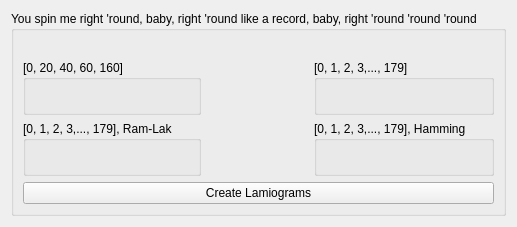
      <widget class="QWidget" name="tab_10">
       <attribute name="title">
        <string>Laminogram</string>
       </attribute>
       <layout class="QGridLayout" name="gridLayout_26">
        <item row="0" column="0">
         <widget class="QGroupBox" name="groupBox_16">
          <property name="title">
           <string>You spin me right 'round, baby, right 'round like a record, baby, right 'round 'round 'round</string>
          </property>
          <layout class="QGridLayout" name="gridLayout_27">
           <item row="1" column="1">
            <widget class="QLabel" name="SLOGLabel">
             <property name="text">
              <string/>
             </property>
             <property name="scaledContents">
              <bool>true</bool>
             </property>
            </widget>
           </item>
           <item row="4" column="0" colspan="3">
            <widget class="QPushButton" name="SinoButton">
             <property name="text">
              <string>Create Lamiograms</string>
             </property>
            </widget>
           </item>
           <item row="2" column="0">
            <widget class="QGroupBox" name="groupBox_17">
             <property name="title">
              <string>[0, 20, 40, 60, 160]</string>
             </property>
             <layout class="QGridLayout" name="gridLayout_28">
              <item row="0" column="0">
               <widget class="QLabel" name="Sino2">
                <property name="text">
                 <string/>
                </property>
                <property name="scaledContents">
                 <bool>true</bool>
                </property>
               </widget>
              </item>
              <item row="0" column="1">
               <widget class="QLabel" name="lamino1">
                <property name="text">
                 <string/>
                </property>
                <property name="scaledContents">
                 <bool>true</bool>
                </property>
               </widget>
              </item>
             </layout>
            </widget>
           </item>
           <item row="2" column="2">
            <widget class="QGroupBox" name="groupBox_18">
             <property name="title">
              <string>[0, 1, 2, 3,..., 179]</string>
             </property>
             <layout class="QGridLayout" name="gridLayout_29">
              <item row="0" column="0">
               <widget class="QLabel" name="Sino">
                <property name="text">
                 <string/>
                </property>
                <property name="scaledContents">
                 <bool>true</bool>
                </property>
               </widget>
              </item>
              <item row="0" column="1">
               <widget class="QLabel" name="lamino2">
                <property name="text">
                 <string/>
                </property>
                <property name="scaledContents">
                 <bool>true</bool>
                </property>
               </widget>
              </item>
             </layout>
            </widget>
           </item>
           <item row="3" column="0">
            <widget class="QGroupBox" name="groupBox_19">
             <property name="title">
              <string>[0, 1, 2, 3,..., 179], Ram-Lak</string>
             </property>
             <layout class="QGridLayout" name="gridLayout_30">
              <item row="0" column="0">
               <widget class="QLabel" name="ramlaklabel">
                <property name="text">
                 <string/>
                </property>
                <property name="scaledContents">
                 <bool>true</bool>
                </property>
               </widget>
              </item>
              <item row="0" column="1">
               <widget class="QLabel" name="ramlaklamino">
                <property name="text">
                 <string/>
                </property>
                <property name="scaledContents">
                 <bool>true</bool>
                </property>
               </widget>
              </item>
             </layout>
            </widget>
           </item>
           <item row="3" column="2">
            <widget class="QGroupBox" name="groupBox_20">
             <property name="title">
              <string>[0, 1, 2, 3,..., 179], Hamming</string>
             </property>
             <layout class="QGridLayout" name="gridLayout_31">
              <item row="0" column="0">
               <widget class="QLabel" name="hamming">
                <property name="text">
                 <string/>
                </property>
                <property name="scaledContents">
                 <bool>true</bool>
                </property>
               </widget>
              </item>
              <item row="0" column="1">
               <widget class="QLabel" name="hamminglamino">
                <property name="text">
                 <string/>
                </property>
                <property name="scaledContents">
                 <bool>true</bool>
                </property>
               </widget>
              </item>
             </layout>
            </widget>
           </item>
          </layout>
         </widget>
        </item>
       </layout>
      </widget>
